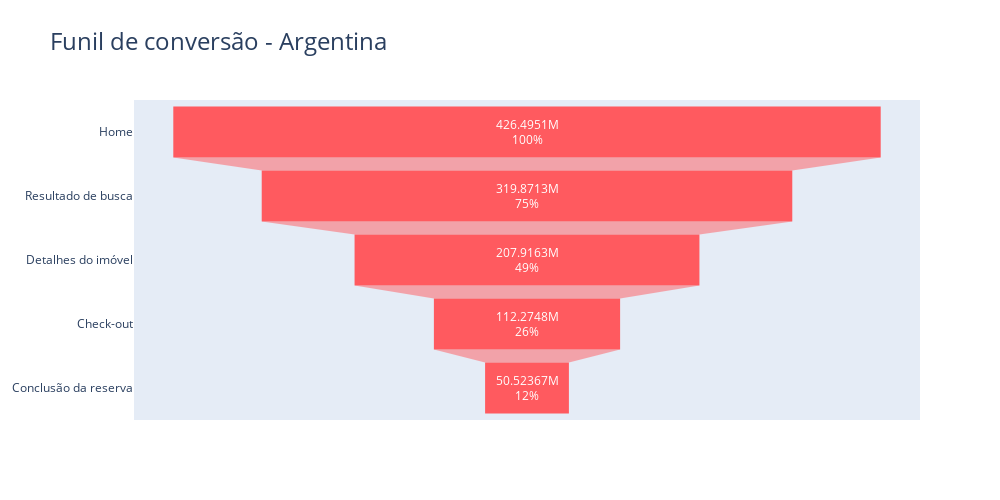

This figure's notebook cell:
### Markdown cell above
### Argentina

### Code cell
cols = list(fluxo_arg_df.columns)
totais = fluxo_arg_df[cols].sum()

# Criar o gráfico de funil
fig = go.Figure(
    go.Funnel(
        y = totais.index,
        x = totais.values,
        textinfo='value+percent initial',
        hovertemplate='%{y}<br>%{percentInitial} do inicial<br>%{percentPrevious} do anterior<extra></extra>',
        marker=dict(color='#ff5a5f'),
        textfont=dict(color='white')
        ))

fig.update_layout(
    autosize=False,
    width=1000,
    height=500,
    title = dict(text = 'Funil de conversão - Argentina'),
    title_font = dict(size = 24),
    hoverlabel=dict(
        font=dict(color='white')
))

fig.show()

### Figure 1 — Plotly figure (JSON) as saved in the notebook; plotly's stock layout.template omitted (floating-point values rounded to 4 significant figures)
{"data": [{"hovertemplate": "%{y}<br>%{percentInitial} do inicial<br>%{percentPrevious} do anterior<extra></extra>", "marker": {"color": "#ff5a5f"}, "textfont": {"color": "white"}, "textinfo": "value+percent initial", "type": "funnel", "x": [426500000.0, 319900000.0, 207900000.0, 112300000.0, 50520000.0], "y": ["Home", "Resultado de busca", "Detalhes do imóvel", "Check-out", "Conclusão da reserva"]}], "layout": {"autosize": false, "height": 500, "hoverlabel": {"font": {"color": "white"}}, "title": {"font": {"size": 24}, "text": "Funil de conversão - Argentina"}, "width": 1000}}
